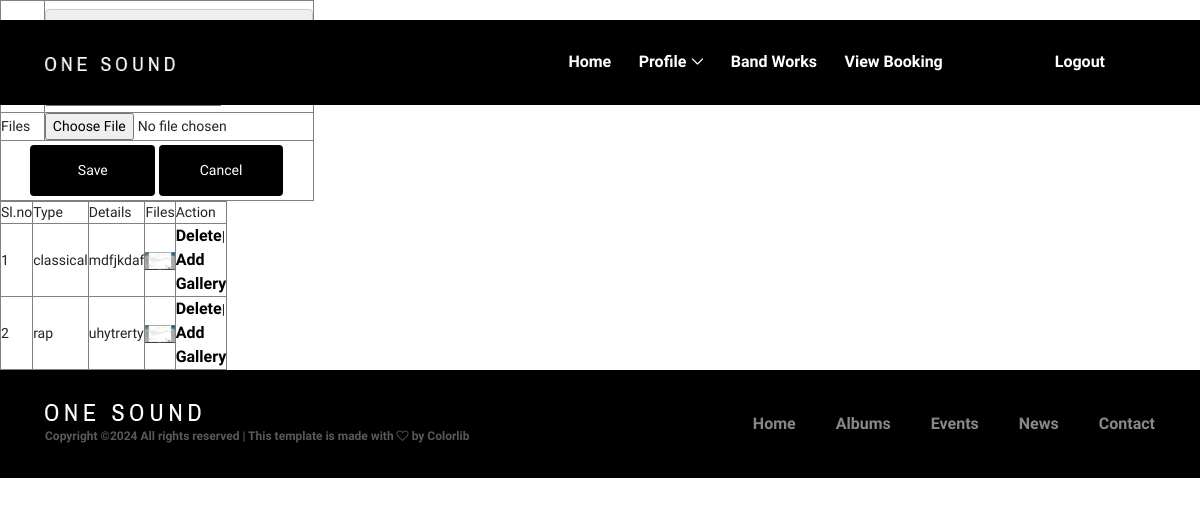
Page /MusicBand/Bandworks/ (signed in) on the committed database.
### MusicBand/models.py (models this page shows)
class tbl_Bandworks(models.Model):
    Bandworks_details=models.CharField(max_length=50)
    Bandworks_files=models.FileField(upload_to='workDoc/')
    musicaltype=models.ForeignKey(tbl_Musicaltype,on_delete=models.CASCADE,null=True)
    musicband=models.ForeignKey(tbl_MusicalBandRegistration,on_delete=models.CASCADE,null=True)

### Admin/models.py (models this page shows)
class tbl_Musicaltype(models.Model):
    Musical_type=models.CharField(max_length=100)

### MusicBand/views.py (the view)
# urls.py: path('Bandworks/',views.Bandworks,name="Bandworks"),
def Bandworks(request):
    data=tbl_Musicaltype.objects.all()
    band=tbl_MusicalBandRegistration.objects.get(id=request.session["mid"])
    work=tbl_Bandworks.objects.filter(musicband=band)
    if request.method=="POST":
        seltype=tbl_Musicaltype.objects.get(id=request.POST.get("typedrp"))
        tbl_Bandworks.objects.create(Bandworks_details=request.POST.get("txt_type"),
                                    Bandworks_files=request.FILES.get("files"),
                                    musicaltype=seltype,
                                    musicband=band)
        return redirect("musicband:Bandworks")
    else:
        return render(request,"Musicband/Bandworks.html",{'data':data,'work':work})

### MusicBand/Templates/MusicBand/Bandworks.html (shortened to what this page needs)
{% extends 'MusicBand/Header.html' %}
{% load static %}
    {% block content %}
    <table border="1" align="center" >
    <form method="post" enctype="multipart/form-data">
        <tr>
            <td>Type</td>
            <td>
            </td>
        </tr>
        <tr>
            <td>Details</td>
        </tr>
        <tr>
            <td>Files</td>
            <td><input type="file" id="files" name="files"></td>
        </tr>
        <tr>
            <td colspan="2" align="center">
            <input type="submit" name="btn_save" id="btn_save" value="Save">
            <input type="submit" name="btn_cancel" id="btn_cancel" value="Cancel"></td>
        </tr>
</table>
        <table width="200" border="1">
        <tr>
            <td>Sl.no</td>
            <td>Type</td>
            <td>Details</td>
            <td>Files</td>
            <td>Action</td>
        </tr>
        {% for i in work %}
        <tr>
            <td>{{forloop.counter}}</td>
            <td>{{i.musicaltype.Musical_type}}</td>
            <td>{{i.Bandworks_details}}</td>
            <td><img src="{{i.Bandworks_files.url}}" width="150" height="150"></td>
            <td><a href="{%  url 'musicband:delBandworks' i.id  %}">Delete</a>|
                <a href="{%  url 'musicband:BandGallery' i.id  %}">Add Gallery</a>
            </td>
        </tr>
        {% endfor %}
    </table>
{% endblock content %}

### Guest/static/main/style.css (style rules this page uses)
* { margin: 0; padding: 0; }
body { font-family: "Archivo Narrow", sans-serif; font-size: 14px; }
a, a:hover, a:focus { -webkit-transition-duration: 500ms; transition-duration: 500ms; text-decoration: none; outline: 0 solid transparent; color: #000000; font-weight: 700; font-size: 16px; font-family: "Archivo Narrow", sans-serif; }
img { height: auto; max-width: 100%; }

### Guest/static/mainform.css (style rules this page uses)
input[type=submit] { width: 40%; background-color: #000; color: white; padding: 15px; margin: 4px 0; border: none; border-radius: 4px; cursor: pointer; }

### Guest/static/main/css/classy-nav.css (style rules this page uses)
* { margin: 0; padding: 0; }
body { font-family: "Roboto", sans-serif; }
img { height: auto; max-width: 100%; }

### rows in the picture
tbl_Bandworks: musicaltype.Musical_type "classical", Bandworks_details "mdfjkdaf", Bandworks_files (picture)
tbl_Bandworks: musicaltype.Musical_type "rap", Bandworks_details "uhytrerty", Bandworks_files (picture)
